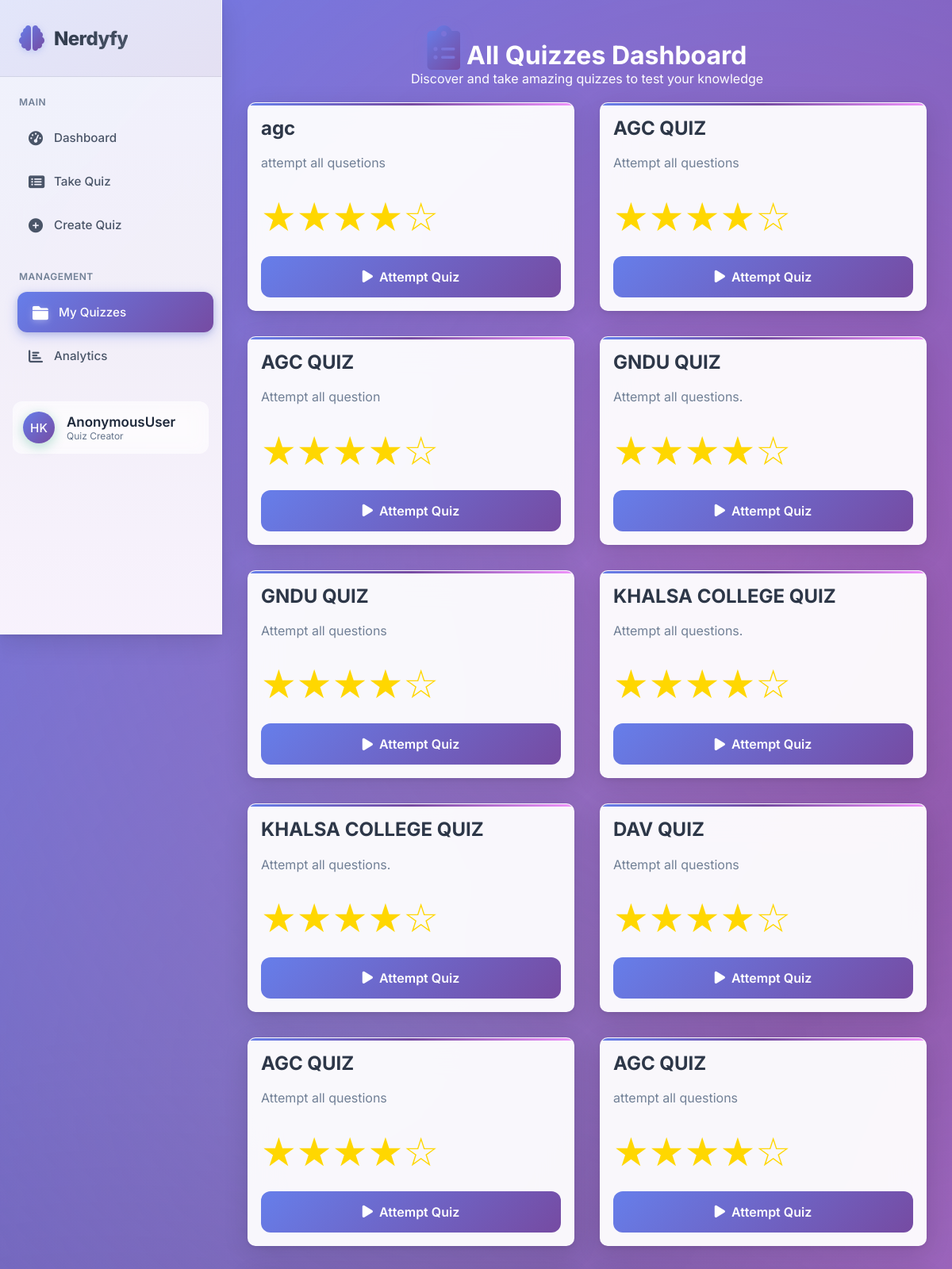
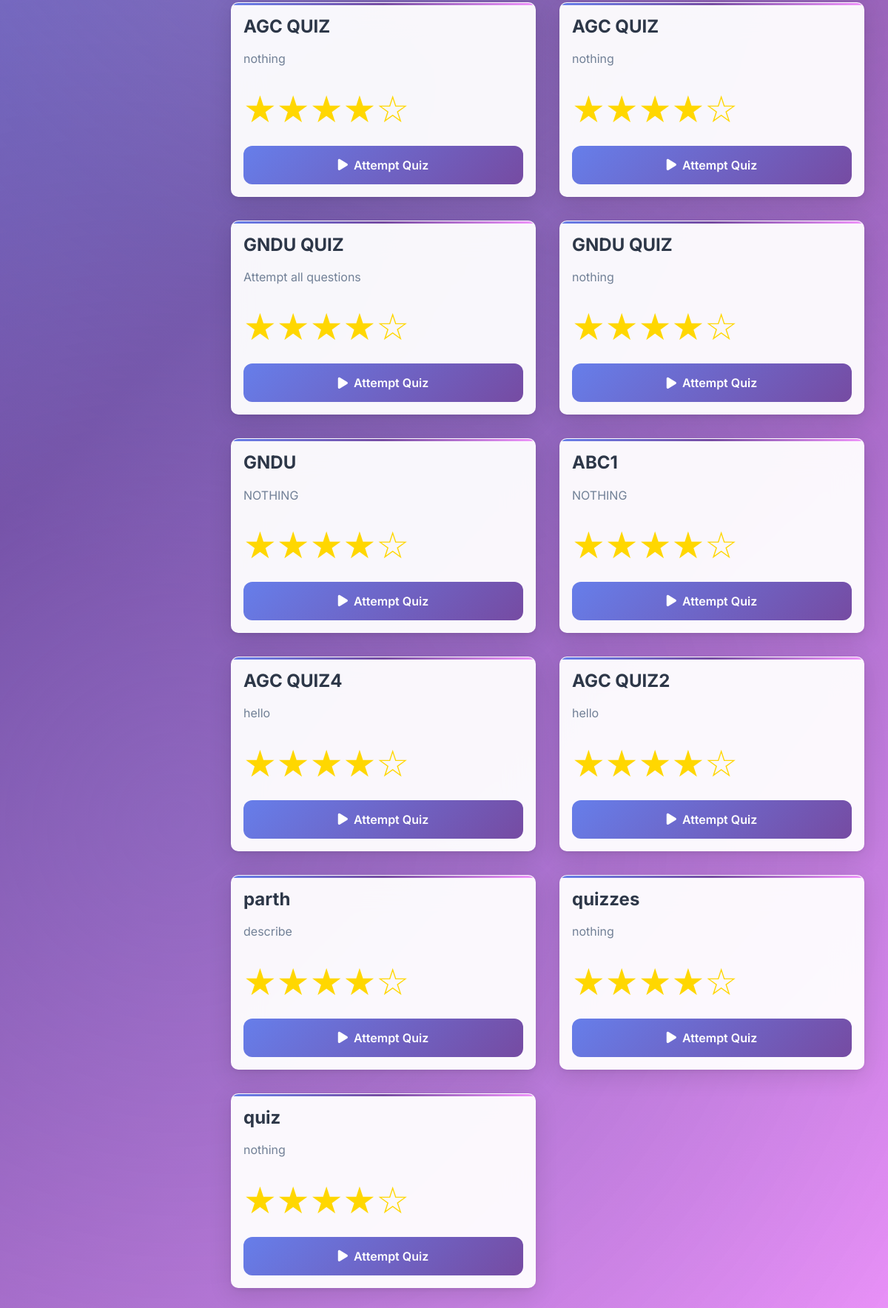
/allquiz/, run on the app's committed database (2 pictures, top to bottom).
### quizapp/models.py (models this page shows)
class Quiz(models.Model):
    quiztitle = models.CharField(max_length=400)
    description = models.CharField(max_length=1000)
    totalquestions = models.IntegerField()
    time = models.IntegerField()
    created_at = models.DateTimeField(auto_now_add=True)
    created_by = models.ForeignKey(User, on_delete=models.CASCADE, default=1, null=True, blank=True)

### quizapp/views.py (the view)
# urls.py: path('allquiz/',allquiz_views,name='allquiz'),
def allquiz_views(request):
    quizzes = Quiz.objects.all().order_by('created_at')
    return render(request,'allquiz.html',{'quizzes':quizzes})

### template/allquiz.html (shortened to what this page needs)
<!DOCTYPE html>
<html lang="en">
<head>
    <link href="https://cdnjs.cloudflare.com/ajax/libs/font-awesome/6.0.0/css/all.min.css" rel="stylesheet">
</head>
<body>
  <div class="dashboard-container">
        <aside class="sidebar">
            <div class="sidebar-header">
                <div class="logo">
                    <i class="fas fa-brain"></i>
                    <h2>Nerdyfy</h2>
                </div>
            </div>
            <nav class="nav-menu">
                <div class="nav-section">
                    <div class="nav-section-title">Main</div>
                    <div class="nav-item">
                        <a href="{% url 'dashboard' %}" class="nav-link">
                            <i class="fas fa-tachometer-alt"></i>
                            Dashboard
                        </a>
                    </div>
                    <div class="nav-item">
                        <a href="{% url 'allquiz' %}" class="nav-link">
                            <i class="fas fa-list-alt"></i>
                            Take Quiz
                        </a>
                    </div>
                    <div class="nav-item">
                        <a href="{% url 'quizform' %}" class="nav-link">
                            <i class="fas fa-plus-circle"></i>
                            Create Quiz
                        </a>
                    </div>
                </div>
                <div class="nav-section">
                    <div class="nav-section-title">Management</div>
                    <div class="nav-item">
                        <a href="{% url 'myquiz' %}" class="nav-link active">
                            <i class="fas fa-folder"></i>
                            My Quizzes
                        </a>
                    </div>
                    <div class="nav-item">
                        <a href="{% url 'analytics' %}" class="nav-link">
                            <i class="fas fa-chart-bar"></i>
                            Analytics
                        </a>
                    </div>
                </div>
                <div class="nav-item">
                  <a href="/profile" class="user-profile">
                    <div class="user-avatar">HK</div>
                    <div class="user-info">
                      <div class="user-name">{{ user }}</div>
                      <div class="user-role">Quiz Creator</div>
                    </div>
                  </a>
                </div>
            </nav>
        </aside>
        <main class="main-content">
                <div class="content">
                    <h1>
                        <i class="fas fa-clipboard-list header-icon"></i>
                        All Quizzes Dashboard
                    </h1>
                    <p class="content">Discover and take amazing quizzes to test your knowledge</p>
                </div>
                {% if quizzes %}
                    <div class="container" id="quizContainer">
                        {% for quiz in quizzes %}
                            <div class="quiz-card" >
                               <div class="quiz-title">{{ quiz.quiztitle }}</div>
                                <div class="quiz-desc">{{ quiz.description|default:"No description provided. This quiz will test your knowledge and help you learn new concepts." }}</div>
                                <div class="quiz-rating">★★★★☆</div>
                                {% if quiz.id %}
                                    <a href="{% url 'takequiz' quiz.id %}" class="attempt-btn">
                                        <i class="fas fa-play btn-icon"></i>
                                        Attempt Quiz
                                    </a>
                                {% endif %}
                            </div>
                        {% endfor %}
                    </div>
                {% endif %}
            </div>
</body>
</html>

### data on the page
Quiz: quiztitle "agc", description "attempt all qusetions", shows "Attempt Quiz"
Quiz: quiztitle "AGC QUIZ", description "Attempt all questions", shows "Attempt Quiz"
Quiz: quiztitle "AGC QUIZ", description "Attempt all question", shows "Attempt Quiz"
Quiz: quiztitle "GNDU QUIZ", description "Attempt all questions.", shows "Attempt Quiz"
Quiz: quiztitle "GNDU QUIZ", description "Attempt all questions", shows "Attempt Quiz"
Quiz: quiztitle "KHALSA COLLEGE QUIZ", description "Attempt all questions.", shows "Attempt Quiz"
Quiz: quiztitle "KHALSA COLLEGE QUIZ", description "Attempt all questions.", shows "Attempt Quiz"
Quiz: quiztitle "DAV QUIZ", description "Attempt all questions", shows "Attempt Quiz"
Quiz: quiztitle "AGC QUIZ", description "Attempt all questions", shows "Attempt Quiz"
Quiz: quiztitle "AGC QUIZ", description "attempt all questions", shows "Attempt Quiz"
Quiz: quiztitle "AGC QUIZ", description "nothing", shows "Attempt Quiz"
Quiz: quiztitle "AGC QUIZ", description "nothing", shows "Attempt Quiz"
Quiz: quiztitle "GNDU QUIZ", description "Attempt all questions", shows "Attempt Quiz"
Quiz: quiztitle "GNDU QUIZ", description "nothing", shows "Attempt Quiz"
Quiz: quiztitle "GNDU", description "NOTHING", shows "Attempt Quiz"
Quiz: quiztitle "ABC1", description "NOTHING", shows "Attempt Quiz"
Quiz: quiztitle "AGC QUIZ4", description "hello", shows "Attempt Quiz"
Quiz: quiztitle "AGC QUIZ2", description "hello", shows "Attempt Quiz"
Quiz: quiztitle "parth", description "describe", shows "Attempt Quiz"
Quiz: quiztitle "quizzes", description "nothing", shows "Attempt Quiz"
Quiz: quiztitle "quiz", description "nothing", shows "Attempt Quiz"

### other printed values
{{ user }} "AnonymousUser"
